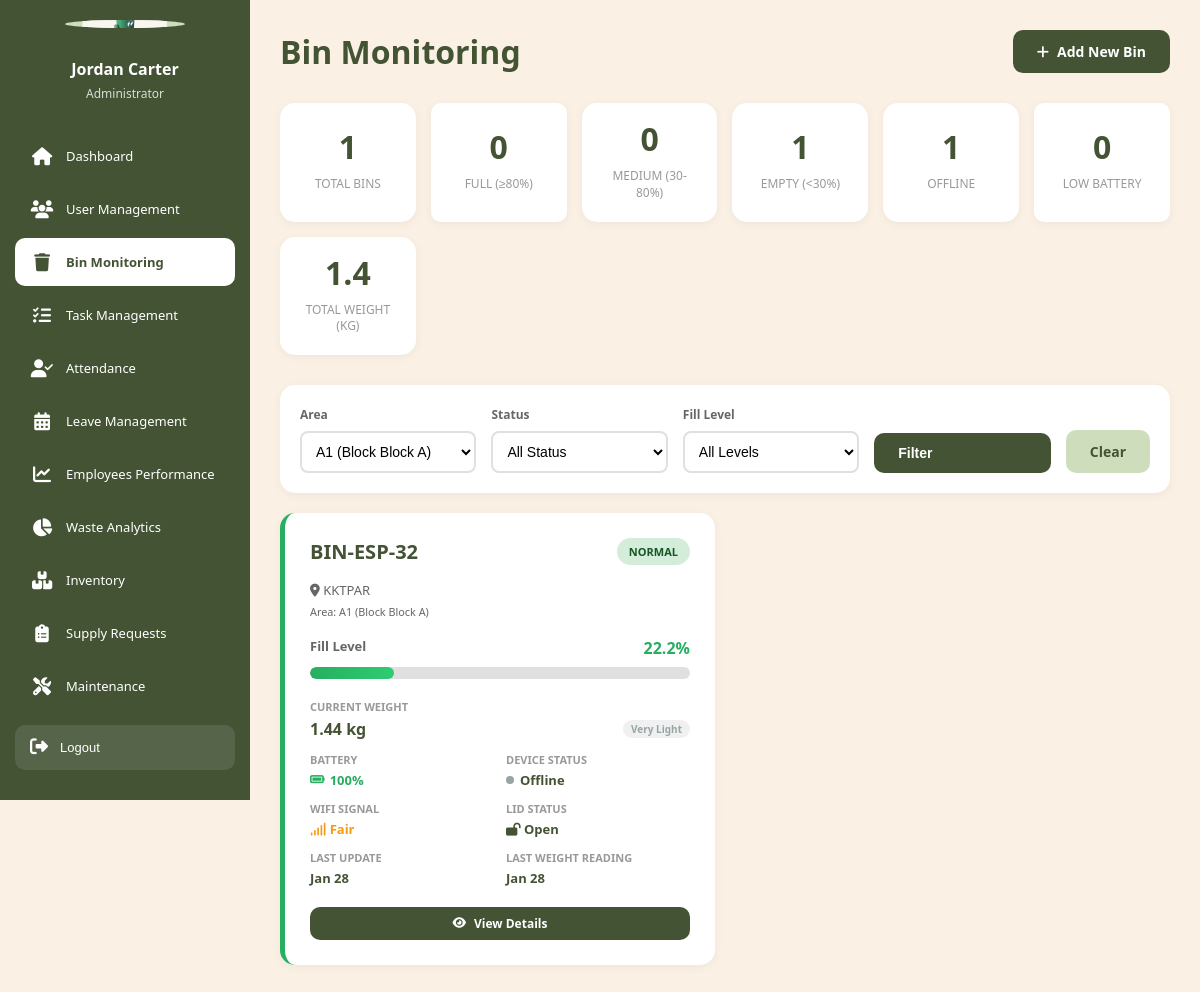
The app's page /admin/bins.php?area=1 (signed in) with its own data.
### tables this page shows
CREATE TABLE `bins` (
  `bin_id` int(11) NOT NULL,
  `area_id` int(11) NOT NULL,
  `device_id` int(11) DEFAULT NULL COMMENT 'One device per bin',
  `bin_code` varchar(50) NOT NULL COMMENT 'e.g., A1-F1, A1-F2',
  `floor_number` int(11) NOT NULL,
  `location_details` varchar(200) DEFAULT NULL COMMENT 'Specific location description',
  `bin_capacity` decimal(10,2) DEFAULT NULL COMMENT 'Maximum capacity in liters',
  `current_fill_level` decimal(5,2) DEFAULT 0.00,
  `gps_latitude` decimal(10,8) DEFAULT NULL,
  `gps_longitude` decimal(11,8) DEFAULT NULL,
  `status` enum('normal','full','needs_maintenance','offline') DEFAULT 'normal',
  `last_collection` timestamp NULL DEFAULT NULL,
  `last_updated` timestamp NOT NULL DEFAULT current_timestamp() ON UPDATE current_timestamp(),
  `last_weight_reading` timestamp NULL DEFAULT NULL,
  `weight_sensor_status` enum('online','offline','error') DEFAULT 'offline',
  `created_at` timestamp NOT NULL DEFAULT current_timestamp(),
  `battery_level` decimal(5,2) DEFAULT 100.00 COMMENT 'Current battery level percentage (0-100)',
  `current_weight` decimal(10,2) DEFAULT 0.00 COMMENT 'Current weight in kg (for future weight sensor)',
  `max_weight` decimal(8,2) DEFAULT 50.00,
  `lid_status` enum('open','closed') DEFAULT 'closed' COMMENT 'Current status of the lid (controlled by servo motor)',
  `last_opened` datetime DEFAULT NULL COMMENT 'Last time lid was opened by IR sensor'
);

CREATE TABLE `iot_devices` (
  `device_id` int(11) NOT NULL,
  `device_code` varchar(50) NOT NULL COMMENT 'Device serial/identifier',
  `device_mac_address` varchar(20) DEFAULT NULL,
  `device_model` varchar(50) DEFAULT NULL COMMENT 'ESP32 DevKit V1',
  `firmware_version` varchar(20) DEFAULT NULL,
  `battery_level` decimal(5,2) DEFAULT NULL COMMENT 'Battery percentage 0-100',
  `signal_strength` int(11) DEFAULT NULL COMMENT 'WiFi signal strength in dBm',
  `device_status` enum('online','offline','maintenance','error') DEFAULT 'offline',
  `installation_date` date DEFAULT NULL,
  `last_ping` timestamp NULL DEFAULT NULL COMMENT 'Last communication with server',
  `created_at` timestamp NOT NULL DEFAULT current_timestamp()
);

CREATE TABLE `areas` (
  `area_id` int(11) NOT NULL,
  `area_name` varchar(50) NOT NULL COMMENT 'Block name (A1, A2, A3, B1, B2)',
  `block` varchar(10) DEFAULT NULL,
  `total_floors` int(11) NOT NULL DEFAULT 4,
  `total_bins` int(11) NOT NULL DEFAULT 4,
  `description` text DEFAULT NULL,
  `created_at` timestamp NOT NULL DEFAULT current_timestamp()
);

### admin/bins.php (the view, shortened to what the rows shown need)
<?php
require_once '../config/database.php';
$filter_area = $_GET['area'] ?? '';
$query = "SELECT b.*,
          a.area_name, a.block,
          d.device_code, d.device_status, d.last_ping, d.signal_strength, d.device_mac_address,
          (SELECT COUNT(*) FROM tasks t
           WHERE t.triggered_by_bin = b.bin_id
           AND t.status IN ('pending', 'in_progress')) as active_tasks
          FROM bins b
          LEFT JOIN areas a ON b.area_id = a.area_id
          LEFT JOIN iot_devices d ON b.device_id = d.device_id
          WHERE 1=1";
$params = [];
if ($filter_area) {
    $query .= " AND b.area_id = ?";
    $params[] = $filter_area;
}
$query .= " ORDER BY b.current_fill_level DESC, b.bin_code ASC";
$bins = getAll($query, $params);
$full_bins = count(array_filter($bins, fn($b) => $b['current_fill_level'] >= 80));
$medium_bins = count(array_filter($bins, fn($b) => $b['current_fill_level'] >= 30 && $b['current_fill_level'] < 80));
$empty_bins = count(array_filter($bins, fn($b) => $b['current_fill_level'] < 30));
$offline_bins = count(array_filter($bins, function($b) {
    if (!$b['last_ping']) return true;
    $last_ping_time = strtotime($b['last_ping']);
    $five_minutes_ago = time() - (5 * 60);
    return $last_ping_time < $five_minutes_ago;
}));
$low_battery = count(array_filter($bins, fn($b) => $b['battery_level'] < 20));
function getSignalBars($rssi) {
    if ($rssi >= -70) return '<span style="color: #f39c12;"><i class="fa-solid fa-signal"></i> Fair</span>';
    return '<span style="color: #e74c3c;"><i class="fa-solid fa-signal"></i> Poor</span>';
}
function getWeightStatus($weight, $maxWeight) {
    $percentage = ($weight / $maxWeight) * 100;
    return ['status' => 'Very Light', 'color' => '#95a5a6'];
}
?>
<!DOCTYPE html>
<html lang="en">
<head>
    <link rel="stylesheet" href="https://cdnjs.cloudflare.com/ajax/libs/font-awesome/6.5.0/css/all.min.css">
</head>
<body>
    <?php include '../includes/admin_sidebar.php'; ?>
    <main class="main-content">
        <div class="page-header">
            <h1>Bin Monitoring</h1>
        </div>
        <div class="stats-row">
            <div class="stat-card alert">
                <div class="value"><?php echo $full_bins; ?></div>
                <div class="label">Full (≥80%)</div>
            </div>
            <div class="stat-card warning">
                <div class="value"><?php echo $medium_bins; ?></div>
                <div class="label">Medium (30-80%)</div>
            </div>
            <div class="stat-card success">
                <div class="value"><?php echo $empty_bins; ?></div>
                <div class="label">Empty (<30%)</div>
            </div>
            <div class="stat-card offline">
                <div class="value"><?php echo $offline_bins; ?></div>
                <div class="label">Offline</div>
            </div>
            <div class="stat-card alert">
                <div class="value"><?php echo $low_battery; ?></div>
                <div class="label">Low Battery</div>
            </div>
        </div>
        <?php if (empty($bins)): ?>
            <div class="empty-state">
                <div class="icon"><i class="fa-solid fa-trash-can"></i></div>
                <h3>No bins found</h3>
                <p>No bins match your filter criteria</p>
            </div>
        <?php else: ?>
            <div class="bins-grid">
                <?php foreach ($bins as $bin): ?>
                    <?php
                    $fill = $bin['current_fill_level'];
                    $card_class = $fill >= 80 ? 'full' : ($fill >= 60 ? 'high' : 'normal');
                    $fill_class = $fill >= 80 ? 'fill-full' : ($fill >= 60 ? 'fill-high' : ($fill >= 30 ? 'fill-medium' : 'fill-empty'));
                    $weightStatus = getWeightStatus($bin['current_weight'], $bin['max_weight']);
                    ?>
                    <div class="bin-card <?php echo $card_class; ?>">
                        <div class="bin-header">
                            <div class="bin-code"><?php echo htmlspecialchars($bin['bin_code']); ?></div>
                            <span class="bin-status-badge status-<?php echo $bin['status']; ?>">
                                <?php echo ucfirst($bin['status']); ?>
                            </span>
                        </div>
                        <div class="bin-location">
                            <i class="fa-solid fa-location-dot"></i> <?php echo htmlspecialchars($bin['location_details']); ?>
                            <?php if ($bin['area_name']): ?>
                                <br><small>Area: <?php echo htmlspecialchars($bin['area_name']); ?>
                                <?php if ($bin['block']): ?>
                                    (Block <?php echo htmlspecialchars($bin['block']); ?>)
                                <?php endif; ?>
                                </small>
                            <?php endif; ?>
                        </div>
                        <div class="fill-level-container">
                            <div class="fill-label">
                                <strong>Fill Level</strong>
                                <span style="font-weight: 600; font-size: 16px; color: <?php echo $fill >= 80 ? '#e74c3c' : ($fill >= 60 ? '#f39c12' : '#27ae60'); ?>">
                                    <?php echo number_format($fill, 1); ?>%
                                </span>
                            </div>
                            <div class="fill-bar">
                                <div class="fill-progress <?php echo $fill_class; ?>" style="width: <?php echo min($fill, 100); ?>%"></div>
                            </div>
                        </div>
                        <div class="bin-details">
                            <div class="detail-item" style="grid-column: 1 / -1;">
                                <strong>Current Weight</strong>
                                <div class="weight-display">
                                    <span class="weight-value"><?php echo number_format($bin['current_weight'], 2); ?> kg</span>
                                    <span class="weight-status" style="color: <?php echo $weightStatus['color']; ?>">
                                        <?php echo $weightStatus['status']; ?>
                                    </span>
                                </div>
                            </div>
                            <div class="detail-item">
                                <strong>Battery</strong>
                                <span class="battery-indicator <?php echo $bin['battery_level'] < 20 ? 'battery-low' : 'battery-good'; ?>">
                                    <i class="fa-solid fa-battery-<?php echo $bin['battery_level'] < 20 ? 'quarter' : ($bin['battery_level'] < 50 ? 'half' : 'full'); ?>"></i> <?php echo number_format($bin['battery_level'], 0); ?>%
                                </span>
                            </div>
                            <div class="detail-item">
                                <strong>Device Status</strong>
                                <span class="device-status">
                                    <?php
                                    $is_online = false;
                                    if ($bin['last_ping']) {
                                        $last_ping_time = strtotime($bin['last_ping']);
                                        $five_minutes_ago = time() - (5 * 60);
                                        $is_online = $last_ping_time >= $five_minutes_ago;
                                    }
                                    ?>
                                    <span class="status-dot <?php echo $is_online ? 'dot-online' : 'dot-offline'; ?>"></span>
                                    <?php echo $is_online ? 'Online' : 'Offline'; ?>
                                </span>
                            </div>
                            <div class="detail-item">
                                <strong>WiFi Signal</strong>
                                <span class="signal-bars">
                                    <?php echo getSignalBars($bin['signal_strength']); ?>
                                </span>
                            </div>
                            <div class="detail-item">
                                <strong>Lid Status</strong>
                                <span>
                                    <?php if ($bin['lid_status'] === 'open'): ?>
                                        <i class="fa-solid fa-lock-open"></i> Open
                                    <?php else: ?>
                                        <i class="fa-solid fa-lock"></i> Closed
                                    <?php endif; ?>
                                </span>
                            </div>
                            <div class="detail-item">
                                <strong>Last Update</strong>
                                <span>
                                    <?php
                                    if ($bin['last_updated']) {
                                        $diff = time() - strtotime($bin['last_updated']);
                                        if ($diff < 60) echo 'Just now';
                                        elseif ($diff < 3600) echo round($diff / 60) . ' mins ago';
                                        elseif ($diff < 86400) echo round($diff / 3600) . ' hrs ago';
                                        else echo date('M j', strtotime($bin['last_updated']));
                                    } else {
                                        echo 'Never';
                                    }
                                    ?>
                                </span>
                            </div>
                            <div class="detail-item">
                                <strong>Last Weight Reading</strong>
                                <span>
                                    <?php
                                    if ($bin['last_weight_reading']) {
                                        $diff = time() - strtotime($bin['last_weight_reading']);
                                        if ($diff < 60) echo 'Just now';
                                        elseif ($diff < 3600) echo round($diff / 60) . ' mins ago';
                                        elseif ($diff < 86400) echo round($diff / 3600) . ' hrs ago';
                                        else echo date('M j', strtotime($bin['last_weight_reading']));
                                    } else {
                                        echo 'Never';
                                    }
                                    ?>
                                </span>
                            </div>
                        </div>
                        <div class="bin-actions">
                            <a href="bin_view.php?id=<?php echo $bin['bin_id']; ?>" class="btn btn-primary btn-small">
                                <i class="fa-solid fa-eye"></i> View Details
                            </a>
                        </div>
                    </div>
                <?php endforeach; ?>
            </div>
        <?php endif; ?>
    </main>
</body>
</html>

### records on screen
bins: current_fill_level "0", current_fill_level "1", device.last_ping "1", battery_level "0", bin_code "BIN-ESP-32", status "NORMAL", location_details "KKTPAR", area.area_name "A1", area.block "Block A", current_fill_level "22.2", current_weight "1.44", current_weight+max_weight "Very Light", battery_level "100", lid_status "open" (drawn), last_updated "Jan 28", last_weight_reading "Jan 28"

### other values on screen
$admin_name "Jordan Carter"
$total_bins "1"
$total_weight "1.4"
form field area "A1 (Block Block A)"
